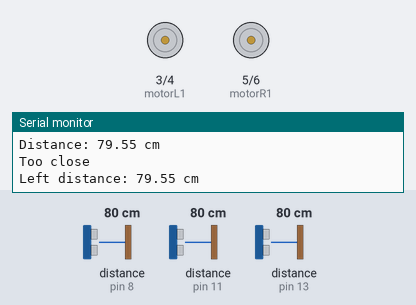
The sketch below on a simulated Arduino Uno, built with avr-gcc and run on an emulated ATmega328P. Parts: motor-driver pin pairs drawn as motors (green arrow = first pin HIGH = forward, orange = second pin HIGH = backward, longer = more drive), the last lines printed to the serial monitor. Wiring (inferred from the names in the program): 3 × ultrasonic range finder: trigger pin 9, echo pin 8 / trigger pin 10, echo pin 11 / trigger pin 12, echo pin 13. The test bench sets the inputs (shaded band); at power-on: distance to the obstacle (sensors on pin 8, pin 11, pin 13) 80 cm. The echo pulse lasts 58.3 µs per cm.

Above: at 0.05 s.
At 1.2 s:
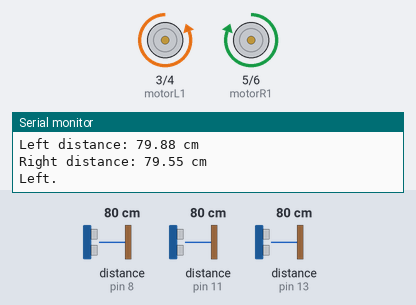
1.3 s: distance to the obstacle (sensor on pin 8) set to 54 cm
4.3 s: distance to the obstacle (sensor on pin 8) set to 45 cm
At 4.9 s:
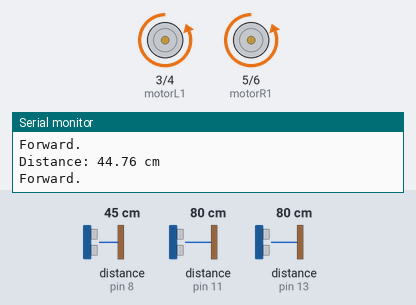
Timing chart, 0 to 7.3 s (numbered marks = the images above; inputs shaded):
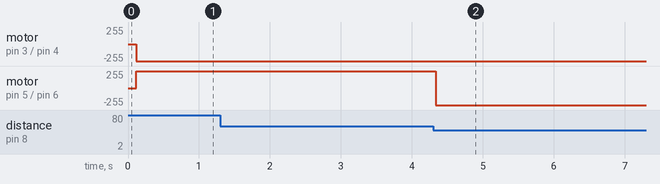

The sketch:

ultrasonic_control.ino
```cpp
// Kanad Patel
// Arduino ultra sonic sensor code
// I have used the code from various online resources
// And have amalgamated various function for our use case.
#include<Servo.h>
const int frontEchoPin = 8;
const int frontTriggerPin = 9;
const int leftEchoPin = 11;
const int leftTriggerPin = 10;
const int rightEchoPin = 13;
const int rightTriggerPin = 12;
const int motorL1 = 3;
const int motorL2 = 4;
const int motorR1 = 5;
const int motorR2 = 6;
// Below variables are written in volatile variable beacuse their value is beyond the control of the code.
volatile float maxFrontDistance = 50.00;
volatile float frontDuration, frontDistanceCm, leftDuration, leftDistanceCm, rightDuration, rightDistanceCm;
volatile float maxLeftDistance, maxRightDistance = 50.00;

void setup() {
  // serial
 Serial.begin(9600);
  // ultrasonic
  pinMode(frontTriggerPin, OUTPUT);
  pinMode(frontEchoPin, INPUT);
  pinMode(leftTriggerPin, OUTPUT);
  pinMode(leftEchoPin, INPUT);
  pinMode(rightTriggerPin, OUTPUT);
  pinMode(rightEchoPin, INPUT);
  // motors
  pinMode(motorL1, OUTPUT);
  pinMode(motorL2, OUTPUT);
  pinMode(motorR1, OUTPUT);
  pinMode(motorR2, OUTPUT);

}
void loop() {
  // front distance check
  checkFrontDistance();
  // logic checks all the distance from all the three sensors.
  if (frontDistanceCm > maxFrontDistance) {
     Serial.println("Too close");
    checkLeftDistance();
//    delay(5);
    checkRightDistance();
//    delay(5);
    // If the leftdistance is less than the right distance and the right distance is less than the maximum right distance it moves right.
    if ((leftDistanceCm < rightDistanceCm)&&(rightDistanceCm > maxRightDistance))
      moveRight();
    // If the leftdistance is greater than the right distance and the left distance is less than the maximum left distance it moves left.
    else if ((leftDistanceCm > rightDistanceCm)&&( leftDistanceCm > maxLeftDistance))
    {
      moveLeft();
    }

  }
  // if the code does not enter any if statements then it move straight, that is it does not dectect anything on the left, right and in the forward direction.
  else {
    moveForward();
  }

}
void checkFrontDistance() {
  digitalWrite(frontTriggerPin, LOW);
//  delayMicroseconds(4);
  digitalWrite(frontTriggerPin, HIGH);  // sends a pulse
//  delayMicroseconds(10);
  digitalWrite(frontTriggerPin, LOW);
  frontDuration = pulseIn(frontEchoPin, HIGH);
  frontDistanceCm = frontDuration * 10 / 292 / 2;  // Converts pulses into distance in cm
  Serial.print("Distance: ");
  Serial.print(frontDistanceCm);
  Serial.println(" cm");
}
void checkLeftDistance() {
  digitalWrite(leftTriggerPin, LOW);
//  delayMicroseconds(4);
  digitalWrite(leftTriggerPin, HIGH);  // sends a pulse
//  delayMicroseconds(10);
  digitalWrite(leftTriggerPin, LOW);
  leftDuration = pulseIn(leftEchoPin, HIGH);
  leftDistanceCm = leftDuration * 10 / 292 / 2;  //Converts pulses into distance in cm
  Serial.print("Left distance: ");
  Serial.print(leftDistanceCm);
  Serial.println(" cm");
}
void checkRightDistance() {
  digitalWrite(rightTriggerPin, LOW);
//  delayMicroseconds(4);
  digitalWrite(rightTriggerPin, HIGH);  // sends a pulse
//  delayMicroseconds(10);
  digitalWrite(rightTriggerPin, LOW);
  rightDuration = pulseIn(rightEchoPin, HIGH);
  rightDistanceCm = rightDuration * 10 / 292 / 2;  //Converts pulses into distance in cm
  Serial.print("Right distance: ");
  Serial.print(rightDistanceCm);
  Serial.println(" cm");
}

// Movement functions for the L298N's to change the direction of the Robot.
// We have written a move backward function but we donot use it in our code.
void moveBackward() {
  Serial.println("Backward.");
  digitalWrite(motorL1, HIGH);
  digitalWrite(motorL2, LOW);
  digitalWrite(motorR1, HIGH);
  digitalWrite(motorR2, LOW);
}
void moveForward() {
  Serial.println("Forward.");
  digitalWrite(motorL1, LOW);
  digitalWrite(motorL2, HIGH);
  digitalWrite(motorR1, LOW);
  digitalWrite(motorR2, HIGH);
}
void moveLeft() {
  Serial.println("Left.");
  digitalWrite(motorL1, LOW);
  digitalWrite(motorL2, HIGH);
  digitalWrite(motorR1, HIGH);
  digitalWrite(motorR2, LOW);
}
void moveRight() {
  Serial.println("Right.");
  digitalWrite(motorL1, HIGH);
  digitalWrite(motorL2, LOW);
  digitalWrite(motorR1, LOW);
  digitalWrite(motorR2, HIGH);
}
//void Stop()
//{
//  Serial.println("Stop.");
//  digitalWrite(motorL1, LOW);
//  digitalWrite(motorL2, LOW);
//  digitalWrite(motorR1, LOW);
//  digitalWrite(motorR2, LOW);
//
//}
```

Measured:
- the behaviour switches between 51 and 50 cm on distance to the obstacle (sensor on pin 8) (found by bisection; images 1 and 2)
- after the input at 4.3 s, motor on pin 5 (motorR1) / pin 6 (motorR2): forward 255/255 → backward 255/255 at once
